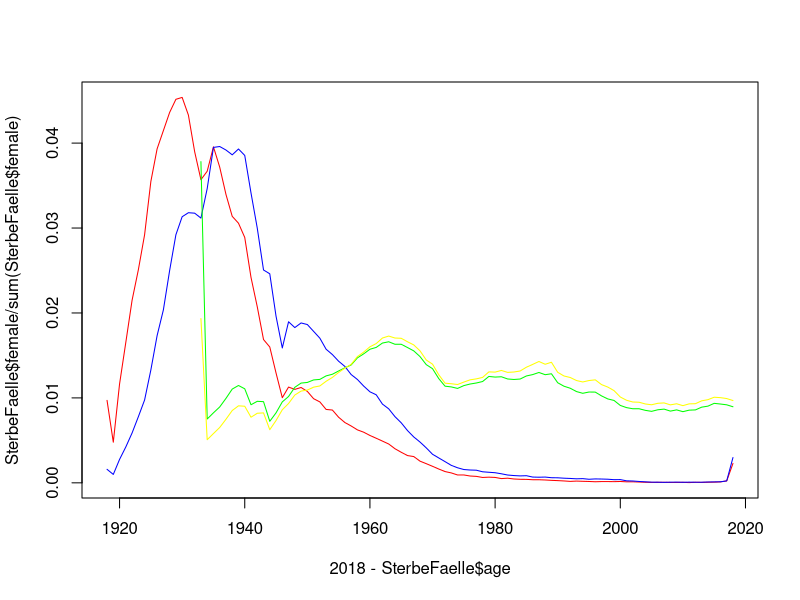

The R script that drew this image:
#!/usr/bin/env Rscript

setwd("~/git/R-Example")
png("png/SterbeFaelle2018.png",width=1920,height=1080)

a<-0:100

Einwohner <- read.csv(file = 'SterbeFaelleDEU/12411-0006.csv')
SterbeFaelle <- read.csv(file = 'SterbeFaelleDEU/SterbeFaelle2018.csv')

plot(2018-SterbeFaelle$age,SterbeFaelle$female/sum(SterbeFaelle$female),type="l",col="red")
lines(2018-SterbeFaelle$age,SterbeFaelle$male/sum(SterbeFaelle$male),type="l",col="blue")
lines(2018-Einwohner$age,Einwohner$female/sum(Einwohner$female),type="l",col="green")
lines(2018-Einwohner$age,Einwohner$male/sum(Einwohner$male),type="l",col="yellow")

dev.off()
